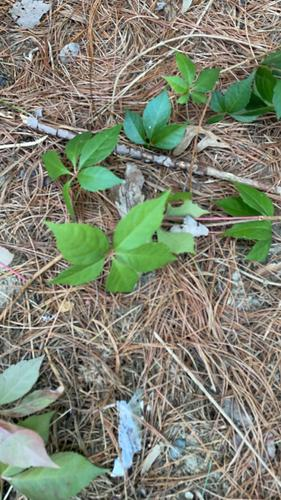
#> input picture Milestone II/input/toxic-plant-classification/tpc-imgs/nontoxic_images/000/018.jpg, 281 x 500 px
$ python -i features_rf.py   (imports and definitions only)
#> lines starting #> are read from the running program, lines starting #| are printed output that depends on the picture
import os
import cv2
import numpy as np
from tqdm import tqdm
from skimage.feature import graycomatrix, graycoprops

def color_histogram(img):
    img_rgb = cv2.cvtColor(img, cv2.COLOR_BGR2RGB)
    bins = 4
    # Channels for R, G, B; no mask; 4 bins; ranges (0,256)
    hist = cv2.calcHist([img_rgb],[0, 1, 2], None, [bins, bins, bins], [0, 256, 0, 256, 0, 256])
    hist = cv2.normalize(hist, hist).flatten()
    return hist

def glcm_texture(img):
  gray = cv2.cvtColor(img, cv2.COLOR_BGR2GRAY)
  glcm = graycomatrix(gray, [2], [np.pi/2])
  energy = graycoprops(glcm, 'energy')[0, 0]
  homogeneity = graycoprops(glcm, 'homogeneity')[0, 0]
  correlation = graycoprops(glcm, 'correlation')[0, 0]
  contrast = graycoprops(glcm, 'contrast')[0, 0]
  dissimilarity = graycoprops(glcm, 'dissimilarity')[0, 0]
  return energy, homogeneity, correlation, contrast, dissimilarity

def shape_features(img):
    """
    Compute simple shape-based features: circularity and aspect ratio,
    based on the largest contour in the grayscale image.
    Returns (circularity, aspect_ratio).
    """
    gray = cv2.cvtColor(img, cv2.COLOR_BGR2GRAY)
    contours, _ = cv2.findContours(gray, cv2.RETR_EXTERNAL, cv2.CHAIN_APPROX_SIMPLE)
    if len(contours) == 0:
        return 0.0, 0.0
    contour = contours[0]
    area = cv2.contourArea(contour)
    perimeter = cv2.arcLength(contour, True)
    if perimeter == 0:
        circularity = 0.0
    else:
        circularity = (4 * np.pi * area) / (perimeter ** 2)
    x, y, w, h = cv2.boundingRect(contour)
    aspect_ratio = float(w) / h if h != 0 else 0.0
    return circularity, aspect_ratio

def extract_features(img):
    """
    Given a BGR image (as read by cv2), compute a feature vector:
    [color_histogram, GLCM texture features, shape features].
    """
    hist = color_histogram(img)
    energy, homogeneity, correlation, contrast, dissimilarity = glcm_texture(img)
    circularity, aspect_ratio = shape_features(img)
    return np.hstack([
        hist,
        energy,
        homogeneity,
        correlation,
        contrast,
        dissimilarity,
        circularity,
        aspect_ratio
    ])

def read_images_from_paths(paths, base_path=None):
    """
    Given a list of image file paths (or relative paths) and an optional base directory,
    read and return a list of images (as arrays). Uses cv2 to load images.
    Returns list of images.
    """
    imgs = []
    for p in tqdm(paths, total=len(paths), desc="Reading images"):
        fullpath = os.path.join(base_path, p) if base_path is not None else p
        img = cv2.imread(fullpath)
        imgs.append(img)
    return imgs

def store_features_labels(imgs, labels):
    """
    Given a list of images and corresponding labels, extract features for each image,
    filter out invalid images/features, and return (X, y):
      - X: 2D numpy array of shape (n_samples, n_features)
      - y: 1D numpy array of labels
    """
    features = []
    valid_labels = []
    for img, lab in tqdm(zip(imgs, labels), total=len(imgs), desc="Extracting features"):
        if img is None:
            continue
        feat = extract_features(img)
        if feat is None or np.any(np.isnan(feat)):
            continue
        features.append(feat)
        valid_labels.append(lab)
    if not features:
        return np.empty((0,0)), np.array([])
    return np.vstack(features), np.array(valid_labels)

>>> import cv2
>>> picture = cv2.imread('../../../Milestone II/input/toxic-plant-classification/tpc-imgs/nontoxic_images/000/018.jpg')
#> picture is the input picture: shape (500, 281, 3); mean B, G, R 113.9, 131.9, 126.6
>>> result = extract_features(picture)
#> in color_histogram, `hist = cv2.normalize(hist, hist).flatten()`: hist = 64 values, max 0.702 at index 21, min 0 at index 2, mean 0.0418
#> in glcm_texture, `gray = cv2.cvtColor(img, cv2.COLOR_BGR2GRAY)`:
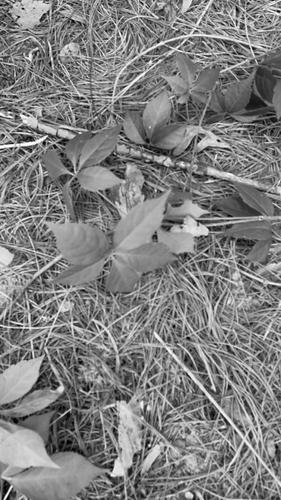
#> gray: shape (500, 281); min 0, max 255, mean 128.3
#> in glcm_texture, `energy = graycoprops(glcm, 'energy')[0, 0]`: energy = 0.00781
#> in glcm_texture, `homogeneity = graycoprops(glcm, 'homogeneity')[0, 0]`: homogeneity = 0.0495
#> in glcm_texture, `correlation = graycoprops(glcm, 'correlation')[0, 0]`: correlation = 0.464
#> in glcm_texture, `contrast = graycoprops(glcm, 'contrast')[0, 0]`: contrast = 2080.8
#> in glcm_texture, `dissimilarity = graycoprops(glcm, 'dissimilarity')[0, 0]`: dissimilarity = 33.1
#> in extract_features, `energy, homogeneity, correlation, contrast, dissimilarity = glcm_textu..`: energy = 0.00781; homogeneity = 0.0495; correlation = 0.464; contrast = 2080.8; dissimilarity = 33.1
#> in shape_features, `contours, _ = cv2.findContours(gray, cv2.RETR_EXTERNAL, cv2.CHAIN_APPR..`: contours = [[[0, 0], [0, 499], [280, 499], [280, 0]]]
#> in shape_features, `contour = contours[0]`: contour = [[0, 0], [0, 499], [280, 499], [280, 0]]
#> in shape_features, `area = cv2.contourArea(contour)`: area = 139720
#> in shape_features, `perimeter = cv2.arcLength(contour, True)`: perimeter = 1558
#> in shape_features, `circularity = (4 * np.pi * area) / (perimeter ** 2)`: circularity = 0.723
#> in shape_features, `x, y, w, h = cv2.boundingRect(contour)`: x = 0; w = 281; h = 500
#> in shape_features, `aspect_ratio = float(w) / h if h != 0 else 0.0`: aspect_ratio = 0.562
#> in extract_features, `circularity, aspect_ratio = shape_features(img)`: circularity = 0.723; aspect_ratio = 0.562
#> result = 71 values, max 2080.8 at index 67, min 0 at index 2, mean 29.84

$ run again, on Milestone II/input/toxic-plant-classification/tpc-imgs/nontoxic_images/000/052.jpg
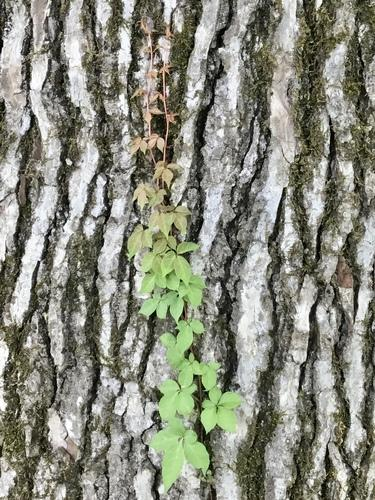
#> input picture Milestone II/input/toxic-plant-classification/tpc-imgs/nontoxic_images/000/052.jpg, 375 x 500 px
#> picture is the input picture: shape (500, 375, 3); mean B, G, R 124.4, 137.5, 135.9
#> in color_histogram, `hist = cv2.normalize(hist, hist).flatten()`: hist = 64 values, max 0.561 at index 42, min 0 at index 2, mean 0.0384
#> in glcm_texture, `gray = cv2.cvtColor(img, cv2.COLOR_BGR2GRAY)`:
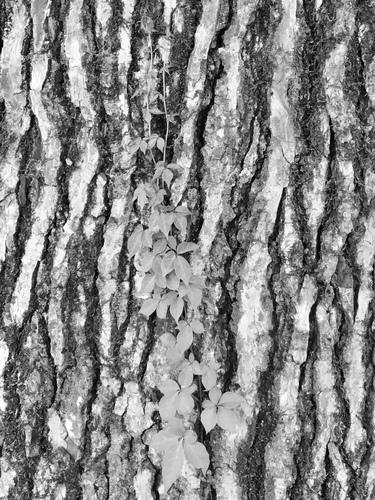
#> gray: shape (500, 375); min 0, max 255, mean 135.5
#> in glcm_texture, `energy = graycoprops(glcm, 'energy')[0, 0]`: energy = 0.00685
#> in glcm_texture, `homogeneity = graycoprops(glcm, 'homogeneity')[0, 0]`: homogeneity = 0.0467
#> in glcm_texture, `correlation = graycoprops(glcm, 'correlation')[0, 0]`: correlation = 0.815
#> in glcm_texture, `contrast = graycoprops(glcm, 'contrast')[0, 0]`: contrast = 1459.8
#> in glcm_texture, `dissimilarity = graycoprops(glcm, 'dissimilarity')[0, 0]`: dissimilarity = 27.87
#> in extract_features, `energy, homogeneity, correlation, contrast, dissimilarity = glcm_textu..`: energy = 0.00685; homogeneity = 0.0467; correlation = 0.815; contrast = 1459.8; dissimilarity = 27.87
#> contours = 1 item
#> contour = [[0, 0], [0, 46], [1, 47], [1, 48], [0, 49], [0, 499], [374, 499], [374, 0]]
#> area = 186624
#> perimeter = 1746.8
#> in shape_features, `circularity = (4 * np.pi * area) / (perimeter ** 2)`: circularity = 0.769
#> x = 0; w = 375; h = 500
#> in shape_features, `aspect_ratio = float(w) / h if h != 0 else 0.0`: aspect_ratio = 0.75
#> in extract_features, `circularity, aspect_ratio = shape_features(img)`: circularity = 0.769; aspect_ratio = 0.75
#> result = 71 values, max 1459.8 at index 67, min 0 at index 2, mean 21.02

$ run again, on Milestone II/input/toxic-plant-classification/tpc-imgs/nontoxic_images/000/094.jpg
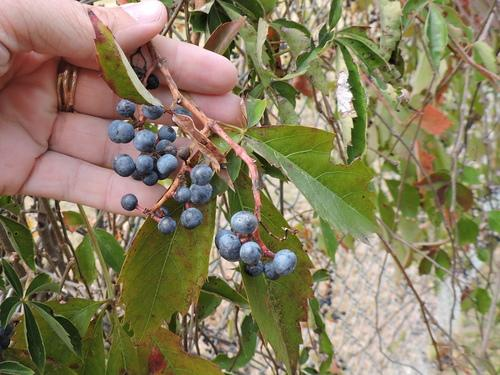
#> input picture Milestone II/input/toxic-plant-classification/tpc-imgs/nontoxic_images/000/094.jpg, 500 x 375 px
#> picture is the input picture: shape (375, 500, 3); mean B, G, R 96, 125.6, 136
#> in color_histogram, `hist = cv2.normalize(hist, hist).flatten()`: hist = 64 values, max 0.667 at index 20, min 0 at index 2, mean 0.0469
#> in glcm_texture, `gray = cv2.cvtColor(img, cv2.COLOR_BGR2GRAY)`:
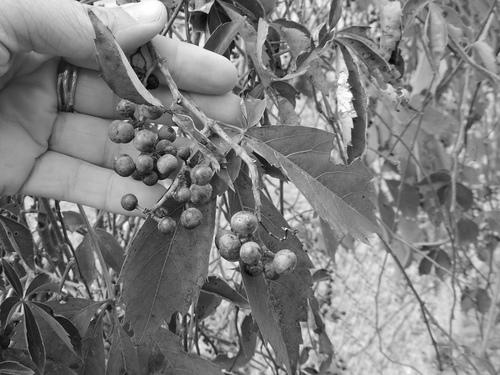
#> gray: shape (375, 500); min 1, max 255, mean 125.3
#> in glcm_texture, `energy = graycoprops(glcm, 'energy')[0, 0]`: energy = 0.0108
#> in glcm_texture, `homogeneity = graycoprops(glcm, 'homogeneity')[0, 0]`: homogeneity = 0.104
#> in glcm_texture, `correlation = graycoprops(glcm, 'correlation')[0, 0]`: correlation = 0.87
#> in glcm_texture, `contrast = graycoprops(glcm, 'contrast')[0, 0]`: contrast = 590.6
#> in glcm_texture, `dissimilarity = graycoprops(glcm, 'dissimilarity')[0, 0]`: dissimilarity = 15.35
#> in extract_features, `energy, homogeneity, correlation, contrast, dissimilarity = glcm_textu..`: energy = 0.0108; homogeneity = 0.104; correlation = 0.87; contrast = 590.6; dissimilarity = 15.35
#> contours = [[[0, 0], [0, 374], [499, 374], [499, 0]]]
#> contour = [[0, 0], [0, 374], [499, 374], [499, 0]]
#> area = 186626
#> perimeter = 1746
#> in shape_features, `circularity = (4 * np.pi * area) / (perimeter ** 2)`: circularity = 0.769
#> x = 0; w = 500; h = 375
#> in shape_features, `aspect_ratio = float(w) / h if h != 0 else 0.0`: aspect_ratio = 1.33
#> in extract_features, `circularity, aspect_ratio = shape_features(img)`: circularity = 0.769; aspect_ratio = 1.33
#> result = 71 values, max 590.6 at index 67, min 0 at index 2, mean 8.62

$ run again, on Milestone II/input/toxic-plant-classification/tpc-imgs/nontoxic_images/000/124.jpg
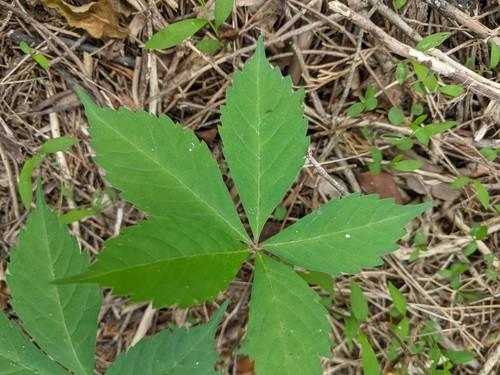
#> input picture Milestone II/input/toxic-plant-classification/tpc-imgs/nontoxic_images/000/124.jpg, 500 x 375 px
#> picture is the input picture: shape (375, 500, 3); mean B, G, R 75, 123.5, 107.6
#> in color_histogram, `hist = cv2.normalize(hist, hist).flatten()`: hist = 64 values, max 0.69 at index 25, min 0 at index 2, mean 0.0432
#> in glcm_texture, `gray = cv2.cvtColor(img, cv2.COLOR_BGR2GRAY)`:
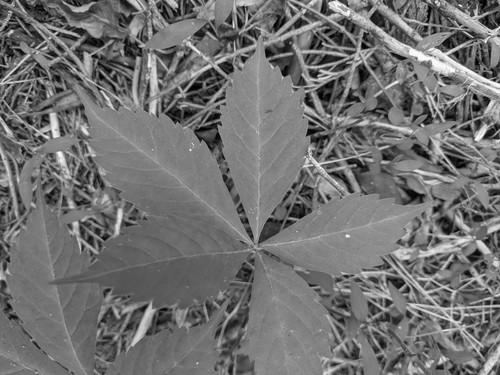
#> gray: shape (375, 500); min 0, max 254, mean 113.2
#> in glcm_texture, `energy = graycoprops(glcm, 'energy')[0, 0]`: energy = 0.0151
#> in glcm_texture, `homogeneity = graycoprops(glcm, 'homogeneity')[0, 0]`: homogeneity = 0.119
#> in glcm_texture, `correlation = graycoprops(glcm, 'correlation')[0, 0]`: correlation = 0.654
#> in glcm_texture, `contrast = graycoprops(glcm, 'contrast')[0, 0]`: contrast = 1031.5
#> in glcm_texture, `dissimilarity = graycoprops(glcm, 'dissimilarity')[0, 0]`: dissimilarity = 20.38
#> in extract_features, `energy, homogeneity, correlation, contrast, dissimilarity = glcm_textu..`: energy = 0.0151; homogeneity = 0.119; correlation = 0.654; contrast = 1031.5; dissimilarity = 20.38
#> contours = [[[0, 0], [0, 374], [499, 374], [499, 0]]]
#> contour = [[0, 0], [0, 374], [499, 374], [499, 0]]
#> area = 186626
#> perimeter = 1746
#> in shape_features, `circularity = (4 * np.pi * area) / (perimeter ** 2)`: circularity = 0.769
#> x = 0; w = 500; h = 375
#> in shape_features, `aspect_ratio = float(w) / h if h != 0 else 0.0`: aspect_ratio = 1.33
#> in extract_features, `circularity, aspect_ratio = shape_features(img)`: circularity = 0.769; aspect_ratio = 1.33
#> result = 71 values, max 1031.5 at index 67, min 0 at index 2, mean 14.9
